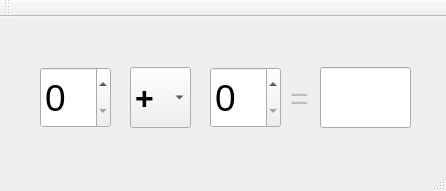
<?xml version="1.0" encoding="UTF-8"?>
<ui version="4.0">
 <class>MainWindow</class>
 <widget class="QMainWindow" name="MainWindow">
  <property name="geometry">
   <rect>
    <x>0</x>
    <y>0</y>
    <width>446</width>
    <height>191</height>
   </rect>
  </property>
  <property name="minimumSize">
   <size>
    <width>446</width>
    <height>191</height>
   </size>
  </property>
  <property name="maximumSize">
   <size>
    <width>446</width>
    <height>191</height>
   </size>
  </property>
  <property name="font">
   <font>
    <weight>75</weight>
    <bold>true</bold>
   </font>
  </property>
  <property name="windowTitle">
   <string>MainWindow</string>
  </property>
  <property name="layoutDirection">
   <enum>Qt::LeftToRight</enum>
  </property>
  <widget class="QWidget" name="centralWidget">
   <widget class="QSpinBox" name="firstNumber">
    <property name="geometry">
     <rect>
      <x>40</x>
      <y>50</y>
      <width>71</width>
      <height>61</height>
     </rect>
    </property>
    <property name="font">
     <font>
      <pointsize>28</pointsize>
      <weight>50</weight>
      <bold>false</bold>
     </font>
    </property>
    <property name="maximum">
     <number>99</number>
    </property>
   </widget>
   <widget class="QSpinBox" name="secondNumber">
    <property name="geometry">
     <rect>
      <x>210</x>
      <y>50</y>
      <width>71</width>
      <height>61</height>
     </rect>
    </property>
    <property name="font">
     <font>
      <pointsize>28</pointsize>
      <weight>50</weight>
      <bold>false</bold>
     </font>
    </property>
    <property name="maximum">
     <number>99</number>
    </property>
   </widget>
   <widget class="QComboBox" name="sign">
    <property name="geometry">
     <rect>
      <x>130</x>
      <y>50</y>
      <width>61</width>
      <height>61</height>
     </rect>
    </property>
    <property name="font">
     <font>
      <pointsize>24</pointsize>
     </font>
    </property>
    <item>
     <property name="text">
      <string>+</string>
     </property>
    </item>
    <item>
     <property name="text">
      <string>-</string>
     </property>
    </item>
    <item>
     <property name="text">
      <string>*</string>
     </property>
    </item>
    <item>
     <property name="text">
      <string>/</string>
     </property>
    </item>
   </widget>
   <widget class="QLineEdit" name="result">
    <property name="enabled">
     <bool>true</bool>
    </property>
    <property name="geometry">
     <rect>
      <x>320</x>
      <y>50</y>
      <width>91</width>
      <height>61</height>
     </rect>
    </property>
    <property name="font">
     <font>
      <pointsize>28</pointsize>
      <weight>50</weight>
      <bold>false</bold>
     </font>
    </property>
    <property name="mouseTracking">
     <bool>false</bool>
    </property>
    <property name="acceptDrops">
     <bool>true</bool>
    </property>
    <property name="layoutDirection">
     <enum>Qt::RightToLeft</enum>
    </property>
    <property name="text">
     <string/>
    </property>
    <property name="readOnly">
     <bool>true</bool>
    </property>
   </widget>
   <widget class="QLabel" name="equal">
    <property name="enabled">
     <bool>false</bool>
    </property>
    <property name="geometry">
     <rect>
      <x>290</x>
      <y>70</y>
      <width>21</width>
      <height>21</height>
     </rect>
    </property>
    <property name="font">
     <font>
      <pointsize>24</pointsize>
      <weight>50</weight>
      <bold>false</bold>
     </font>
    </property>
    <property name="text">
     <string>=</string>
    </property>
   </widget>
  </widget>
  <widget class="QMenuBar" name="menuBar">
   <property name="geometry">
    <rect>
     <x>0</x>
     <y>0</y>
     <width>446</width>
     <height>21</height>
    </rect>
   </property>
  </widget>
  <widget class="QToolBar" name="mainToolBar">
   <attribute name="toolBarArea">
    <enum>TopToolBarArea</enum>
   </attribute>
   <attribute name="toolBarBreak">
    <bool>false</bool>
   </attribute>
  </widget>
  <widget class="QStatusBar" name="statusBar"/>
 </widget>
 <layoutdefault spacing="6" margin="11"/>
 <resources/>
 <connections/>
</ui>
